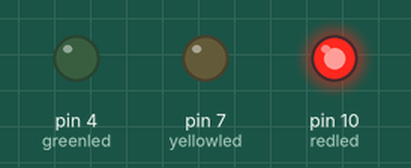
A sketch run on a simulated Arduino Uno, built with avr-gcc and run on an emulated ATmega328P. On the bench: output pins drawn as LEDs (lit = HIGH).

Above: at 0.5 s.
At 1.1 s:
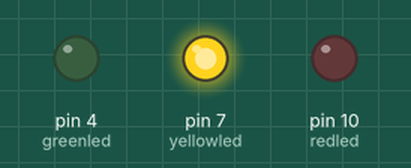
At 3.9 s:
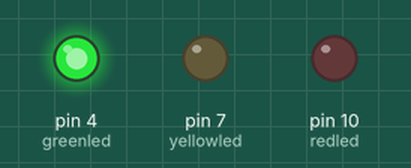
Timing chart, 0 to 5.1 s (numbered marks = the images above):
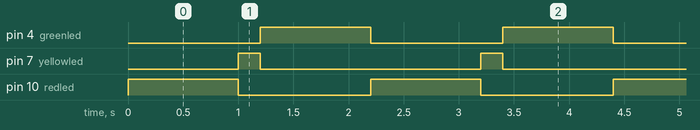

The sketch:

code5.ino
```cpp
int redled =10; //Define number 10 interface
int yellowled =7; //Define number 7 interface
int greenled =4; //Define number 4 interface
void setup()
{
  pinMode(redled, OUTPUT);//Define the red light interface for the output interface
  pinMode(yellowled, OUTPUT); //Define the yellow light interface for the output interface
  pinMode(greenled, OUTPUT); //Define the green light interface for the output interface
}
void loop()
{
  digitalWrite(redled, HIGH);//Light the red light
  delay(1000);
  digitalWrite(redled, LOW); //Extinguish the red light
  digitalWrite(yellowled, HIGH);//Light the yellow light
  delay(200);
  digitalWrite(yellowled, LOW);//Extinguish the yellow light
  digitalWrite(greenled, HIGH);//Light the green light
  delay(1000);
  digitalWrite(greenled, LOW);//Extinguish the green light
}
```

Measured:
- by itself, pin 4 (greenled), pin 10 (redled): alternates HIGH for 1.0 s and LOW for 1.2 s
- by itself, pin 7 (yellowled): alternates HIGH for 0.20 s and LOW for 2.0 s
- by itself, everything shown: repeats every 2.2 s, in 4 steps
